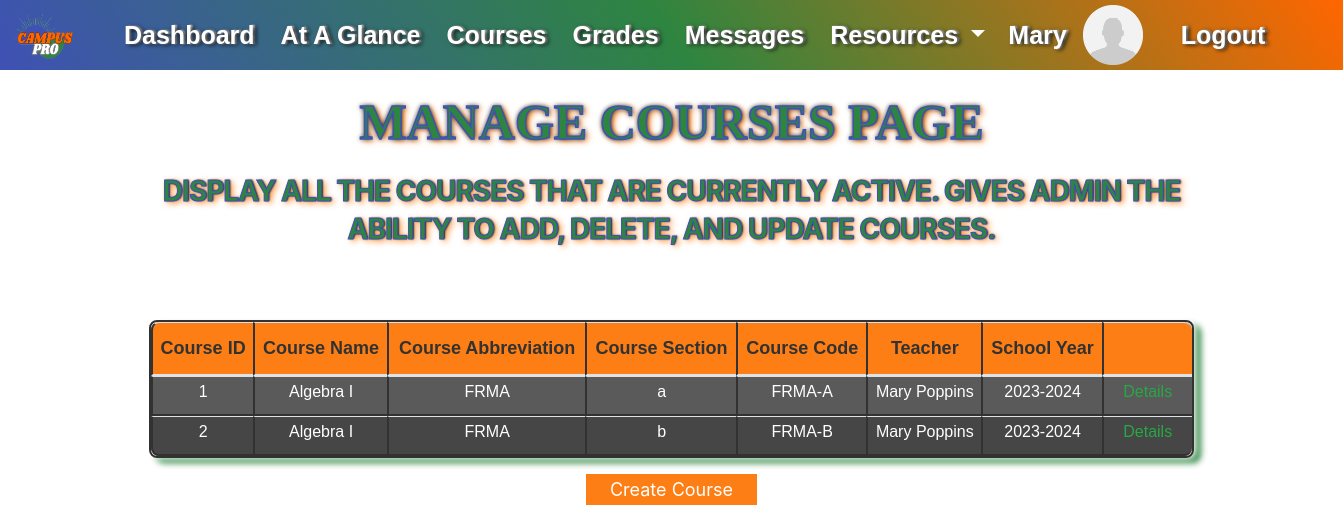
Page /admin/manage_courses (signed in) on the committed database.
### website/models.py (models this page shows)
class User(db.Model, UserMixin):
    id = db.Column(db.Integer, primary_key=True)
    first_name = db.Column(db.String(50), nullable=False)
    last_name = db.Column(db.String(50), nullable=False)
    address = db.Column(db.String(100), nullable=False)
    city = db.Column(db.String(50), nullable=False)
    zip_code = db.Column(db.Integer, nullable=False)
    state = db.Column(db.String(50))
    email = db.Column(db.String(100), nullable=False, unique=True)
    phone_number = db.Column(db.String(15), nullable=False, unique=True)
    password = db.Column(db.String(20), nullable=False)
    permissions = db.Column(db.Integer, None)
    teacher_section = db.relationship('Course', backref='section_teacher')
    current_courses = db.relationship('Course', secondary=user_course, backref='enrolled_students')  # When a class is added, this field will store the Courses.id

class Course(db.Model):
   id = db.Column(db.Integer, primary_key=True)
   course_name = db.Column(db.String(50))
   course_abbr = db.Column(db.String(10))
   section = db.Column(db.String)                          # SUFFIX TO BE JOINED WITH COURSE_ABBR (A, B, C)
   course_code = db.Column(db.String(20), unique=True)     # Unique value in an f-string -- "course_abbr-section"
   seats = db.Column(db.Integer)
   teacher = db.Column(db.String(50))
   year = db.Column(db.String(20)) # EX. 2023-2024 SINCE SCHOOL YEAR GOES FROM AUGUST-MAY
   total_grade = db.Column(db.String(5), nullable=True)    # Will need some logic to calculate(get values for each User.Assignments.grade / number of assignmnets)
   teacher_id = db.Column('teacher_id', db.Integer, db.ForeignKey('user.id'))
   assignments = db.relationship('Assignment', backref='course') #Creates the invisible "course" column in the Assignment table

### website/views.py (the view, shortened to what this page needs)
@views.route('/admin/manage_courses', methods=['GET', 'POST'])
@login_required
def admin_manage_courses():
    courses = Course.query.all()
    users = User.query.all()
    return render_template("admin_manage_courses.html", users=users, current_user=current_user, courses=courses)

### website/templates/admin_manage_courses.html (shortened to what this page needs)
{% extends "_template_base.html" %}{% block title %}Manage Courses{% endblock %}
{% block content %}
<h2 class="page-title">Manage Courses Page</h2>
<p class="h4 page-subtitle">
  Display all the courses that are currently active. Gives admin the ability to add, delete, and update courses.
</p>
<div class="container mx-auto">
  <div class="d-flex justify-content-center">
    <table id="data-table" class="table table-sm">
      <thead>
        <tr>
          <th scope="col">Course ID</th>
          <th scope="col">Course Name</th>
          <th scope="col">Course Abbreviation</th>
          <th scope="col">Course Section</th>
          <th scope="col">Course Code</th>
          <th scope="col">Teacher</th>
          <th scope="col">School Year</th>
          <th scope="col"></th>
        </tr>
      </thead>
      <tbody>
          {% for course in courses %}
          <tr>
            <td><h6>{{course.id}}</h6></td>
            <td><h6>{{course.course_name}}</h6></td>
            <td><h6>{{course.course_abbr}}</h6></td>
            <td><h6>{{course.section}}</h6></td>
            <td><h6>{{course.course_code}}</h6></td>
            <td><h6>{{course.teacher}}</h6></td>
            <td><h6>{{course.year}}</h6></td>
            <td class="text-success" style="width: 90px;">
              <a href="/admin/dash" class="text-success"><span aria-hidden="true"><h6>Details</h6></span></a>
            </td>
          </tr>
          {% endfor %}
      </tbody>
    </table>
  </div>
</div>
<div class="d-flex justify-content-center">
  <button
    class="button button-register"
    style="background-color: #fd7e14; margin: auto;"
    type="button"
    id="create_crs_btn"
    name="create_crs_btn"
    onclick="show_create_course()"
    aria-haspopup="true"
    aria-expanded="false">
    Create Course
  </button>
</div>
<br>
{% endblock %}

### website/templates/_template_base.html (shortened to what this page needs)
<!DOCTYPE html>
<html>
  <head>
    <link
      rel="stylesheet"
      href="https://stackpath.bootstrapcdn.com/bootstrap/4.4.1/css/bootstrap.min.css"
    />
    <link
      rel="stylesheet"
      href="https://stackpath.bootstrapcdn.com/font-awesome/4.7.0/css/font-awesome.min.css"
    />
    <link rel="stylesheet" type="text/css" href="{{ url_for('static', filename='css/styles.css') }}">
  </head>
  <body>
    <div id="grad">
      <nav class="navbar navbar-expand-lg">
        {% if current_user.is_authenticated %}
          <a class="navbar-brand" href="/">
            <img class="navbar-logo" src="{{ url_for('static', filename='assets/CampusProLogo.png') }}" alt="Navbar Logo">
          </a>
        {% else %}
          <a class="navbar-brand" href="/">
            <img class="navbar-logo" src="{{ url_for('static', filename='assets/CampusProLogo.png') }}" alt="Navbar Logo">
            <img class="header-logo" src="{{ url_for('static', filename='assets/header.png') }}" alt="Header Logo">
          </a>
        {% endif %}
          <div class="container1">
        <div class="collapse navbar-collapse" id="navbar">
            {% if current_user.is_authenticated %}
              {% if current_user.permissions == 0 %}
                <ul class="navbar-nav ml-auto" style="list-style-type: none;">
                  <li class="nav-item active">
                    <a class="nav-link" href="/admin/dash" style="color: #ffffff;">Dashboard <span class="sr-only">(current)</span></a>
                  </li>
                  <li class="nav-item">
                    <a class="nav-link" href="/admin/manage_users" style="color: #ffffff;">Manage Users</a>
                  </li>
                  <li class="nav-item">
                    <a class="nav-link" href="/admin/manage_courses" style="color: #ffffff;">Manage Courses</a>
                  </li>
                  <li class="nav-item">
                    <a class="nav-link" href="#" style="color: #ffffff;">Reporting</a>
                  </li>
                  <li class="nav-item">
                    <a class="nav-link" href="#" style="color: #ffffff;">Messages</a>
                  </li>
                  <li class="nav-item dropdown">
                    <a class="nav-link dropdown-toggle" href="#" style="color: #ffffff;"
                      id="navbarDropdownMenuLink" data-toggle="dropdown" aria-haspopup="true"
                      aria-expanded="false">
                      Resources
                    </a>
                    <div class="dropdown-menu" aria-labelledby="navbarDropdownMenuLink">
                      <a class="dropdown-item" href="/student/course-register">Registration</a>
                      <a class="dropdown-item" href="#">Email</a>
                      <a class="dropdown-item" href="/faculty-directory/">Faculty Directory</a>
                    </div>
                  </li>
                </ul>
                <div class="container2" style="display: flex; justify-content: flex-end;">
                  <ul class="navbar-nav ml-auto" style="list-style-type: none;">
                    <li style="margin-left: 15px; margin-right: 0%;">
                      <a class="navbar navbar-brand" href="/user-profile/" style="color: #ffffff;">{{current_user.first_name}}</a>
                    </li>
                    <li style="margin-left: 0%;">
                      <img class="profile-pic" href="/user-profile/"
                        src="{{ url_for('static', filename='assets/gen_profile_pic.png') }}"
                        alt="Profile Picture">
                    </li>
                    <li class="nav-item">
                      <a class="nav-link" href="/logout" style="color: #ffffff; margin-left: 20px;">Logout</a>
                    </li>
                  </ul>
                </div>
              {% elif current_user.permissions == 2 %}
                <ul class="navbar-nav ml-auto" style="list-style-type: none;">
                  <li class="nav-item active">
                    <a class="nav-link" href="/faculty/teacher-dash" style="color: #ffffff;">Dashboard <span class="sr-only">(current)</span></a>
                  </li>
                  <li class="nav-item">
                    <a class="nav-link" href="#" style="color: #ffffff;">At A Glance</a>
                  </li>
                  <li class="nav-item">
                    <a class="nav-link" href="/faculty/teacher-courses" style="color: #ffffff;">Courses</a>
                  </li>
                  <li class="nav-item">
                    <a class="nav-link" href="#" style="color: #ffffff;">Grades</a>
                  </li>
                  <li class="nav-item">
                    <a class="nav-link" href="#" style="color: #ffffff;">Messages</a>
                  </li>
                  <li class="nav-item dropdown">
                    <a class="nav-link dropdown-toggle" href="#" style="color: #ffffff;"
                      id="navbarDropdownMenuLink" data-toggle="dropdown" aria-haspopup="true"
                      aria-expanded="false">
                      Resources
                    </a>
                  </li>
                </ul>
                <div class="container2" style="display: flex; justify-content: flex-end;">
                  <ul class="navbar-nav ml-auto" style="list-style-type: none;">
                    <li style="margin-left: 15px; margin-right: 0%;">
                      <a class="navbar navbar-brand" href="#" style="color: #ffffff;">{{current_user.first_name}}</a>
                    </li>
                    <li style="margin-left: 0%;">
                      <img class="profile-pic"
                          src="{{ url_for('static', filename='assets/gen_profile_pic.png') }}"
                          alt="Profile Picture">
                    </li>
                    <li class="nav-item">
                      <a class="nav-link" href="/logout" style="color: #ffffff; margin-left: 20px;">Logout</a>
                    </li>
                  </ul>
                </div>
              {% endif %}
            {% endif %}
        </div>
      </div>
    </nav>
  </div>
    <div class="container-template">{% block content %} {% endblock %}</div>
  </body>
</html>

### website/static/css/styles.css (style rules this page uses)
#grad { background-image: linear-gradient(55deg, #3F51B5, #2E8540, #FF6600); }
.navbar { width: 100%; font-family: "Montserrat", "Arial", sans-serif; font-size: 25px; line-height: 35px; font-weight: bold; text-shadow: 3px 1px 4px #000, 2px 0 2px #fff; white-space: nowrap; padding: 0; }
.container1 { width: 100%; margin: 0%; padding: 0%; justify-items: left; }
.container2 { width: 100%; margin-right: 40px; padding-right: 20px; justify-items: right; }
.container-template { width: 80%; margin: auto; justify-items: center; }
.navbar-brand { display: flex; align-items: center; }
.profile-pic { width: 60px; height: 60px; padding: 0; margin-left: 0px; }
.navbar-logo { width: 70px; height: 60px; padding: 0; margin-right: 10px; margin-left: 10px; }
a.nav-link { padding: 0px; }
.navbar-nav { align-items: center; }
.nav-item { margin-left: 10px; }
body { padding-bottom: 50px; }
.button { background-color: #4CAF50; border: none; color: white; padding: 2px 24px; text-align: center; text-decoration: none; display: inline-block; font-size: 18px; margin-left: 5%; transition-duration: 0.4s; cursor: pointer; }
#data-table { font-family: Arial, Helvetica, sans-serif; font-size: 18px; text-align: center; border-collapse: separate; border: 2px solid #323232; border-radius: 8px; border-spacing: 0px; width: 100%; box-shadow: 2px 1px 6px #fff, 7px 5px 6px #2E8540; }
#data-table tr:nth-child(even) { background-color: #464646; color: #fff; }
#data-table tr:nth-child(odd) { background-color: #5a5a5a; color: #fff; }
#data-table th { padding-top: 12px; padding-bottom: 12px; background-color: #fd7e14; color: #323232; }
thead { vertical-align: middle; border-collapse: collapse; border-color: #323232; }
tr { vertical-align: inherit; border-color: #323232; }
th, td { padding: 5px 4px 6px 4px; text-align: center; vertical-align: middle; border-left: 2px solid #323232; }
td { border-bottom: 2px solid #323232; border-top: 2px solid #323232; }
thead:first-child tr:first-child th:first-child { border-radius: 8px 0 0 0; }
thead:first-child tr:first-child th:last-child { border-radius: 0 8px 0 0 ; }
tbody:last-child tr:last-child td:first-child { border-radius: 0 0 0 8px; }
tbody:last-child tr:last-child td:last-child { border-radius: 0 0 8px 0; }
.page-title { font-size: 50px; color: #2E8540; font-family: cursive; font-weight: bold; margin: 10px 0px 20px; text-transform: uppercase; text-shadow: 0 0 5px #000, 3px 2px 6px #fd7e14; margin: 22px 0px 20px; text-align: center; line-height: 60px; -webkit-text-stroke: 1.5px #3F51B5; }
.page-subtitle { font-size: 28px; letter-spacing: -1px; color: #2E8540; font-weight: bold; text-transform: uppercase; text-shadow: 1px 0 2px #000, 3px 2px 6px #fd7e14; margin: 15px 0px 15px; text-align: center; line-height: 38px; -webkit-text-stroke: 1px #3F51B5; }

### rows in the picture
User: first_name "Mary"
Course: id "1", course_name "Algebra I", course_abbr "FRMA", section "a", course_code "FRMA-A", teacher "Mary Poppins", year "2023-2024"
Course: id "2", course_name "Algebra I", course_abbr "FRMA", section "b", course_code "FRMA-B", teacher "Mary Poppins", year "2023-2024"
